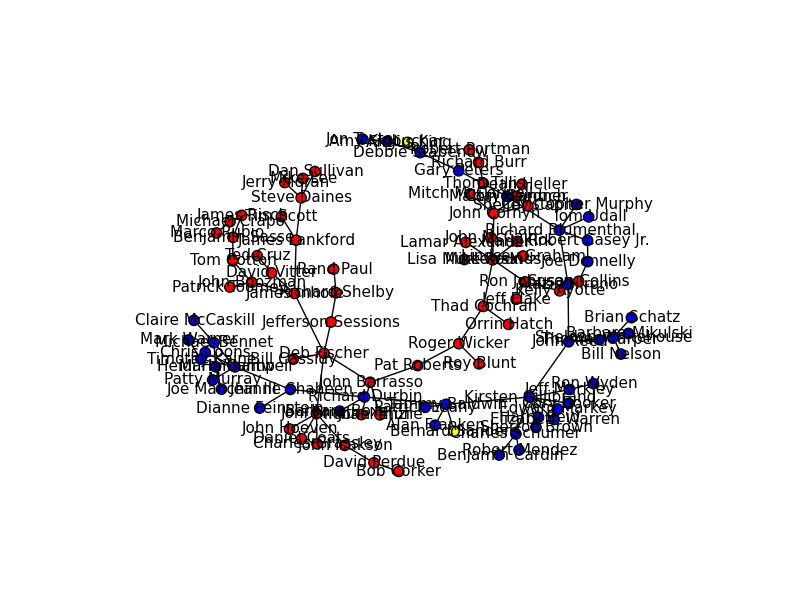

This figure's Python source:
import csv
import networkx as nx
import matplotlib.pyplot as plt

#			Creating the adjacency matrix


data = list(csv.reader(open("Final_Inverted.csv")))

votes= [[0 for x in range(100)] for y in range(100)]

for row in xrange(1,100):
	for row2 in xrange(row+1,101):
		for col in xrange(1,340):
			if data[row][col] == data[row2][col]:
				votes[row-1][row2-1] += 1
				votes[row2-1][row-1] += 1
#print votes
			

#				Creating the Network graph

sen_Names = []
node_color = {}
for row in data:
	if row[0][-3:] == '[D]':
		node_color[row[0][5:-3]]='blue'
	elif row[0][-3:] == '[R]':
		node_color[row[0][5:-3]]='red'
	elif row[0][-3:] == '[I]':
		node_color[row[0][5:-3]]='yellow'
	sen_Names.append('%s' %row[0][5:-3])
 
sen_Names = sen_Names[1:]
#print sen_Names

g = nx.Graph()
gn = nx.Graph()
g.add_nodes_from(sen_Names)
gn.add_nodes_from(sen_Names)

for row in xrange(100):
	for col in xrange(row, 100):
		if row != col:
			g.add_edge(sen_Names[row], sen_Names[col], weight=abs(votes[row][col]-1000))
mst = nx.minimum_spanning_edges(g, data = True)
edgelist = list(mst)
gn.add_edges_from(edgelist)
#print sorted(edgelist)



labels={}
for name in sen_Names: 
	labels[name] = r'%s' %name
#print labels


positions = nx.spring_layout(gn, k = 0.40)
nx.draw_networkx_labels(gn, positions, labels, font_size = 11)
nx.draw(gn, positions,node_size = 55, node_color=node_color.values())


#					centrality
cen_dict = nx.degree_centrality(gn)
#h_k = ''
#h_v = 0
average = 0
for k,v in cen_dict.iteritems():
	average += v
	if v >= .05:
		print k, v
	
# 	if v > h_v:
# 		h_v, h_k = v, k
#print h_k, h_v
average/=100.
#print average
# The average is 2 degrees!


plt.savefig("Min_span_tree.png")
plt.show()








